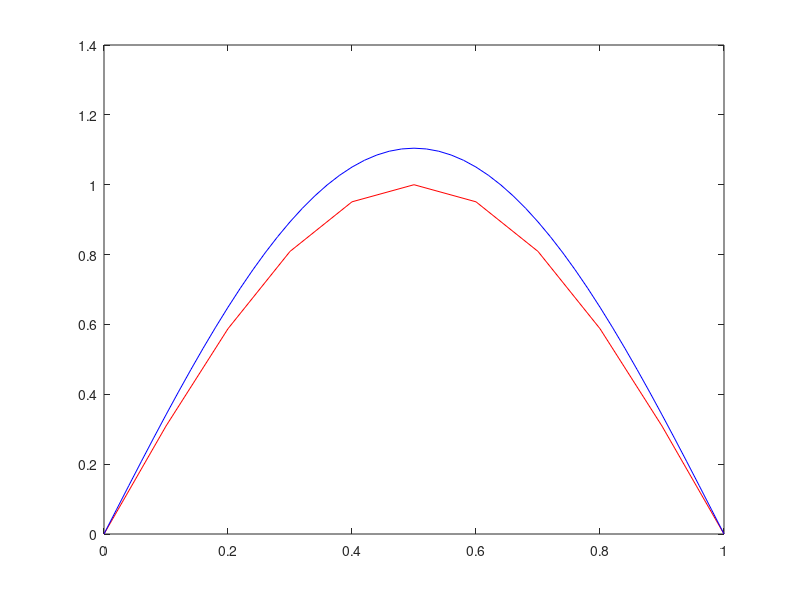

MATLAB code to generate this figure:
dx = 0.1;
dt = 0.01;
alpha = 1/(pi^2);
lambda = alpha * (dt/(dx^2));
rows = .1/dt + 1;
cols = 1/dx + 1;
U = zeros(rows, cols);

for i = 1:cols
    U(1, i) = sin(pi*(i-1)*dx);
end

a = 2*(1+lambda);
b = -lambda;
c = -lambda;

A = diag(a*ones(1,cols-2)) + diag(b*ones(1,cols-3),1) + diag(c*ones(1,cols-3),-1);

a = 2*(1-lambda);
b = lambda;
c = lambda;
B = diag(a*ones(1,cols-2)) + diag(b*ones(1,cols-3),1) + diag(c*ones(1,cols-3),-1);

for i = 2:rows
    x = B*U(i-1, 2:cols-1)'\A;
    for j = 1:cols-2
        U(i, j+1) = x(j);
    end
end

U

dx = 1/50;
dt = 0.01;
alpha = 1/(pi^2);
lambda = alpha * (dt/(dx^2));
rows = .1/dt + 1;
cols = 1/dx + 1;
W = zeros(rows, cols);


for i = 1:cols
    W(1, i) = sin(pi*(i-1)*dx);
end

for i = 2:rows
    for j = 2:cols-1
        W(i, j) = W(i-1, j) - lambda*(W(i-1, j+1) -2*W(i-1, j) + W(i-1, j-1));
    end
end

plot(linspace(0, 1, 11), U(11, :),'r', linspace(0, 1, cols), W(11, :), 'b')

    
